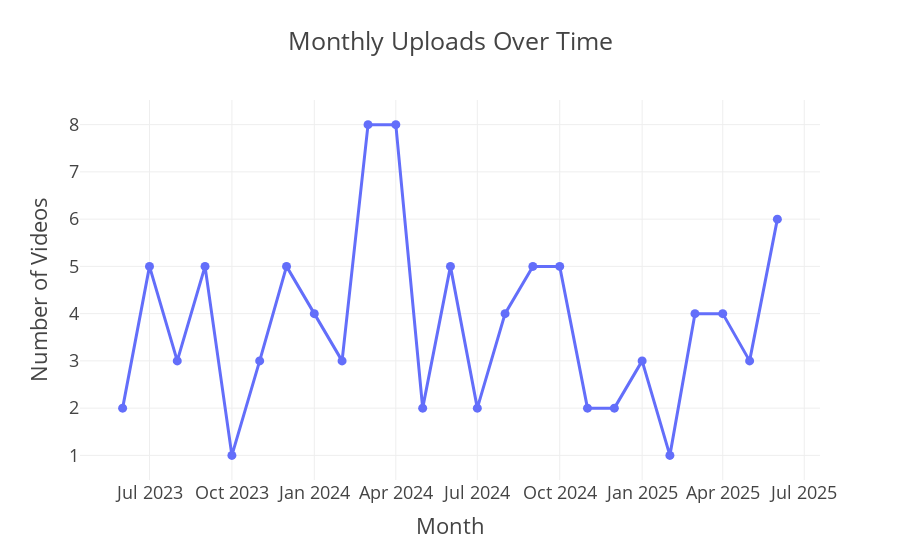

Source (notebook cell):
### Markdown cell above
### Publishing Trend Analysis

### Code cell
import plotly.express as px

# Group by month and count videos
video_df['month'] = video_df['publishedAt'].dt.to_period('M').astype(str)
monthly_uploads = video_df.groupby('month').size().reset_index(name='video_count')

# Plot using Plotly
fig = px.line(
    monthly_uploads,
    x='month',
    y='video_count',
    title='Monthly Uploads Over Time',
    markers=True
)

fig.update_layout(
    xaxis_title="Month",
    yaxis_title="Number of Videos",
    template="presentation"
)

fig.show()

### Figure 1 — Plotly figure (JSON) as saved in the notebook; plotly's stock layout.template omitted (floating-point values rounded to 4 significant figures)
{"data": [{"hovertemplate": "month=%{x}<br>video_count=%{y}<extra></extra>", "legendgroup": "", "line": {"color": "#636efa", "dash": "solid"}, "marker": {"symbol": "circle"}, "mode": "lines+markers", "name": "", "orientation": "v", "showlegend": false, "type": "scatter", "x": ["2023-06", "2023-07", "2023-08", "2023-09", "2023-10", "2023-11", "2023-12", "2024-01", "2024-02", "2024-03", "2024-04", "2024-05", "2024-06", "2024-07", "2024-08", "2024-09", "2024-10", "2024-11", "2024-12", "2025-01", "2025-02", "2025-03", "2025-04", "2025-05", "2025-06"], "xaxis": "x", "y": [2, 5, 3, 5, 1, 3, 5, 4, 3, 8, 8, 2, 5, 2, 4, 5, 5, 2, 2, 3, 1, 4, 4, 3, 6], "yaxis": "y"}], "layout": {"autosize": true, "legend": {"tracegroupgap": 0}, "title": {"text": "Monthly Uploads Over Time"}, "xaxis": {"anchor": "y", "autorange": true, "domain": [0, 1], "range": ["2023-04-12 00:20:27.7008", "2025-07-20 23:39:32.2992"], "title": {"text": "Month"}, "type": "date"}, "yaxis": {"anchor": "x", "autorange": true, "domain": [0, 1], "range": [0.3209, 8.679], "title": {"text": "Number of Videos"}, "type": "linear"}}}
